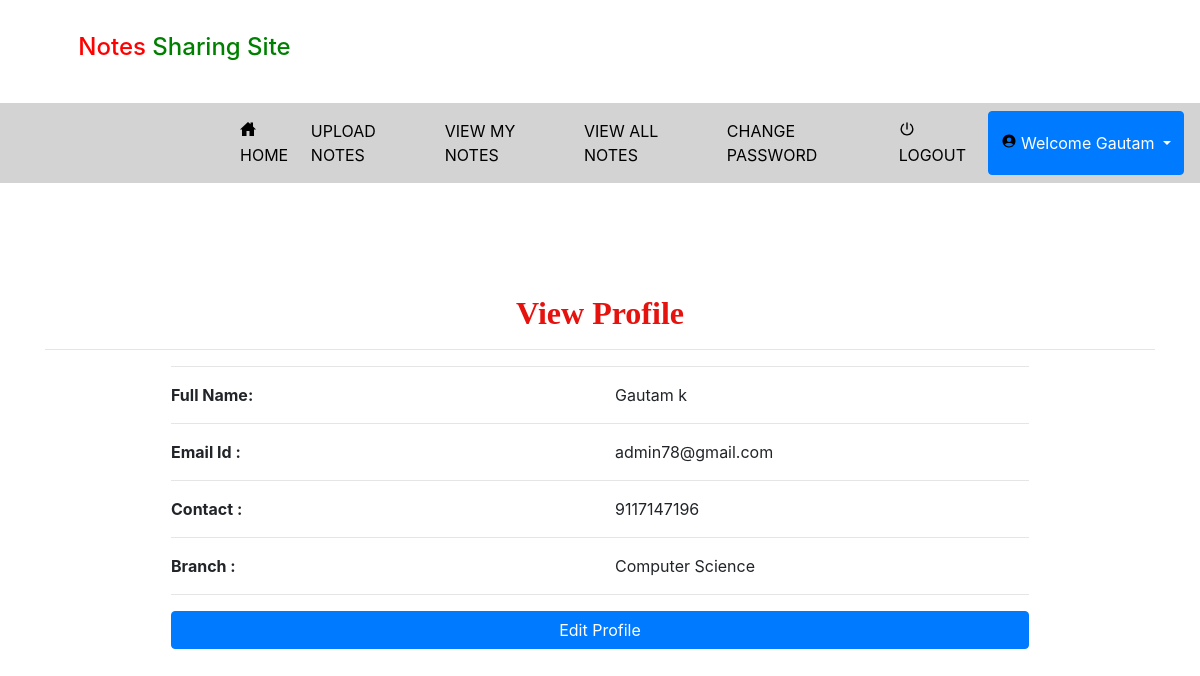
The page /profile (signed in) on the database its author committed.
### notes/models.py (models this page shows, shortened)
class Signup(models.Model):
    user = models.ForeignKey(User, on_delete=models.CASCADE, null=True)
    contact = models.CharField(max_length=10, null=True)
    branch = models.CharField(max_length=30, null=True)
    role = models.CharField(max_length=15, null=True)

### notes/views.py (the view)
# urls.py: path('profile', profile, name="profile"),
def profile(request):
    if not request.user.is_authenticated:
        return redirect('login')
    user = User.objects.get(id=request.user.id)
    pro = Signup.objects.get(user=user)
    d={'pro':pro,'user':user}
    return render(request,'profile.html',d)

### notes/templates/profile.html
{% extends 'usernavigation.html' %}
{% load static %}
{% block body %}
<div class="container">
    <h2 style="font-weight:bold;font-family : 'Monotype Corsiva' ; color : #E6120E ;margin-top:10%" align="center">View Profile</h2><hr>
<div  class="container-fluid" style="width:80%;margin-bottom:5%">
    <hr><div class="row">
        <div class="col-md-6">
            <strong>Full Name:</strong>
        </div>
        <div class="col-md-6">
            {{pro.user.first_name}} {{pro.user.last_name}}
        </div>
    </div><hr>
    <div class="row">
        <div class="col-md-6">
            <strong>Email Id :</strong>
        </div>
        <div class="col-md-6">
            {{pro.user.username}}
        </div>
    </div><hr>
     <div class="row">
        <div class="col-md-6">
            <strong>Contact :</strong>
        </div>
        <div class="col-md-6">
            {{pro.contact}}
        </div>
     </div><hr>
    <div class="row">
        <div class="col-md-6">
            <strong>Branch :</strong>
        </div>
        <div class="col-md-6">
            {{pro.branch}}
        </div>
     </div><hr>
    <a href="{% url 'edit_profile' %}"><button class="btn btn-primary" style="width:100%;margin-bottom:5%">Edit Profile</button></a>
</div>
</div>
{% endblock %}

### notes/templates/usernavigation.html (shortened to what this page needs)
<!DOCTYPE html>
<html lang="en">
<head>
    {% load static %}
     <link rel="stylesheet" href="https://maxcdn.bootstrapcdn.com/bootstrap/4.0.0/css/bootstrap.min.css">
  <link rel = stylesheet href = "//cdn.datatables.net/1.10.19/css/jquery.dataTables.min.css">
<link rel="stylesheet" href="https://cdnjs.cloudflare.com/ajax/libs/font-awesome/4.7.0/css/font-awesome.min.css">
</head>
<body>
<div class="container">
    <h4 style="padding:3%"><span style="color:red">Notes</span> <span style="color:green"> Sharing Site</span></h4>
</div>
<nav class="navbar navbar-expand-sm" style="background-color:lightgrey">
  <ul class="navbar-nav">
   <li class="nav-item">
      <a class="nav-link" href="{% url 'home' %}" style="color:black;margin-left:200px"><ion-icon style="margin-right:2px" name="home-sharp"></ion-icon>HOME</a>
    </li>
    <li class="nav-item">
      <a class="nav-link" href="{% url 'upload_notes' %}" style="color:black">UPLOAD NOTES</a>
    </li>
    <li class="nav-item">
      <a class="nav-link" href="{% url 'view_mynotes' %}" style="color:black">VIEW MY NOTES</a>
    </li>
    <li class="nav-item">
      <a class="nav-link" href="{% url 'viewallnotesuser' %}" style="color:black">VIEW ALL NOTES</a>
    </li>
    <li class="nav-item">
      <a class="nav-link" href="{% url 'change_password' %}" style="color:black">CHANGE PASSWORD</a>
    </li>
   <li> <a class="nav-link" href="{% url 'logout' %}" style="color:black"><ion-icon style="margin-right:2px" name="power-sharp"></ion-icon>LOGOUT</a>
    </li>
      <div class="btn-group">
  <button type="button" class="btn btn-primary dropdown-toggle" data-toggle="dropdown" aria-haspopup="true" aria-expanded="false">
    <ion-icon style="margin-right:4px;color:black" name="person-circle-sharp"></ion-icon>Welcome {{request.user.first_name}}
  </button>
</div>
    </ul>
</nav>
{% block body %}
{% endblock %}
</body></html>

### notes/templates/usernavigation.html (style rules this page uses)
* { box-sizing: border-box; }

### rows shown on the page
Signup: user.first_name "Gautam", user.last_name "k", user.username "admin78@gmail.com", contact "9117147196", branch "Computer Science"

### other values the page prints
{{ request.user.first_name }} "Gautam"
